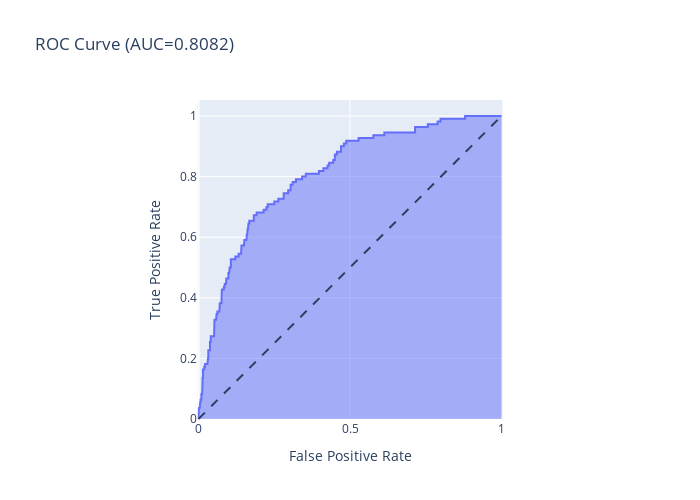

Write notebook code for a chart like this one.
### Code cell
# If we don't oversample the dataset, machine learning models will have a hard time classifying the correct answer 
import imblearn.over_sampling
n_pos = np.sum(y_train == 1)
n_neg = np.sum(y_train == 0)
ratio = {1:n_pos*4,0:n_neg}
ROS = imblearn.over_sampling.RandomOverSampler(sampling_strategy=ratio)
X_tr_rs,y_tr_rs = ROS.fit_resample(X_train,y_train)
lr_rs = LogisticRegression(solver='liblinear')
lr_rs.fit(X_tr_rs,y_tr_rs)
optimal_threshold(lr_rs)

### Figure 1 — Plotly figure (JSON) as saved in the notebook; plotly's stock layout.template omitted (floating-point values rounded to 4 significant figures; data arrays with more than 128 entries replaced by an {"elided": "..."} marker saying what was removed)
{"data": [{"hovertemplate": "False Positive Rate=%{x}<br>True Positive Rate=%{y}<extra></extra>", "legendgroup": "", "line": {"color": "#636efa"}, "mode": "lines", "name": "", "orientation": "v", "showlegend": false, "stackgroup": "1", "type": "scatter", "x": {"elided": "158 float values"}, "xaxis": "x", "y": {"elided": "158 float values"}, "yaxis": "y"}], "layout": {"height": 500, "legend": {"tracegroupgap": 0}, "shapes": [{"line": {"dash": "dash"}, "type": "line", "x0": 0, "x1": 1, "y0": 0, "y1": 1}], "title": {"text": "ROC Curve (AUC=0.8082)"}, "width": 700, "xaxis": {"anchor": "y", "constrain": "domain", "domain": [0, 1], "title": {"text": "False Positive Rate"}}, "yaxis": {"anchor": "x", "domain": [0, 1], "scaleanchor": "x", "scaleratio": 1, "title": {"text": "True Positive Rate"}}}}
